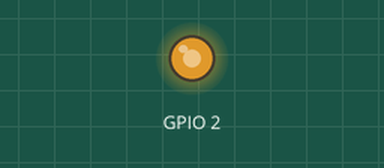
Simulated run of this sketch. Board: ESP8266 (NodeMCU). On the bench: output pins drawn as LEDs (lit = HIGH).

Above: at 0.05 s.
At 0.85 s:
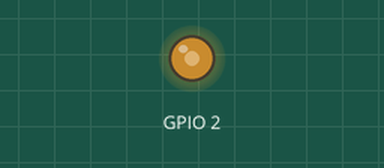
At 2.8 s:
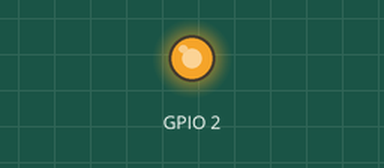
Timing chart, 0 to 7.6 s (numbered marks = the images above):
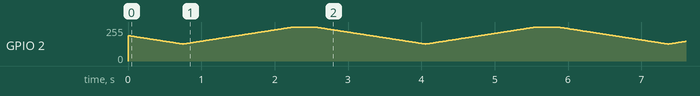

The sketch:

breathing_light.ino
```cpp
/*
  ESP8266 使用PWM实现LED呼吸灯
*/

void setup() {
  analogWriteFreq(1000);            // 频率设置为1kHz，即周期为1ms
  analogWriteRange(1000);           // 范围设置为1000，即占空比步长为1us
  analogWrite(2, 750);              // GPIO2 - D4 - LED
}

void loop() {
  uint8_t dir = 0;
  uint32_t pwmval = 750;
  while(1)
  {
    if(dir) pwmval++;                 // dir==1  pwmval递增
    else pwmval--;                    // dir==0  pwmval递减
    if( pwmval <= 500 ) dir=1;        // pwmval降低至500后，方向为递增
    if( pwmval == 1000) dir=0;        // pwmval递增到1000后，方向改为递减
    analogWrite(2, pwmval);           // 修改占空比
    if( pwmval==1000 ) delay(300);    // 在LED熄灭时等待300ms
    delay(3);
  }
}
```
